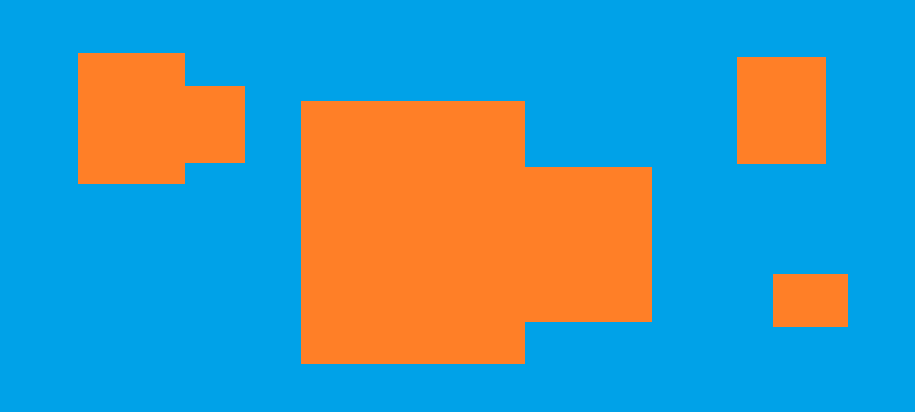
//> input picture mlghw.png, 915 x 412 px
$ ./main mlghw.png   (built with g++ and OpenCV 4)
//> lines starting //> are read from the running program, lines starting //| are printed output that depends on the picture; after the words box and inside, x2 and y2 are one past the last pixel; in counts of white or black regions, pixels touching at a corner belong together
#include <opencv2/opencv.hpp>
#include <iostream>
using namespace cv;

int main(int argc, char* argv[]) {
  std::string fileLocation = argv[1];
  Mat img_rgb = imread(fileLocation);
//> img_rgb is the input picture: 412 rows x 915 cols, CV_8UC3; mean B, G, R 175.3, 151.7, 74.9

  Mat img_hsv;
  cvtColor(img_rgb, img_hsv, CV_BGR2HSV);
//> img_hsv: 412 rows x 915 cols, CV_8UC3; mean H, S, V 73.4, 243.5, 238.8
  std::vector<cv::Mat> channels;
  split(img_hsv, channels);
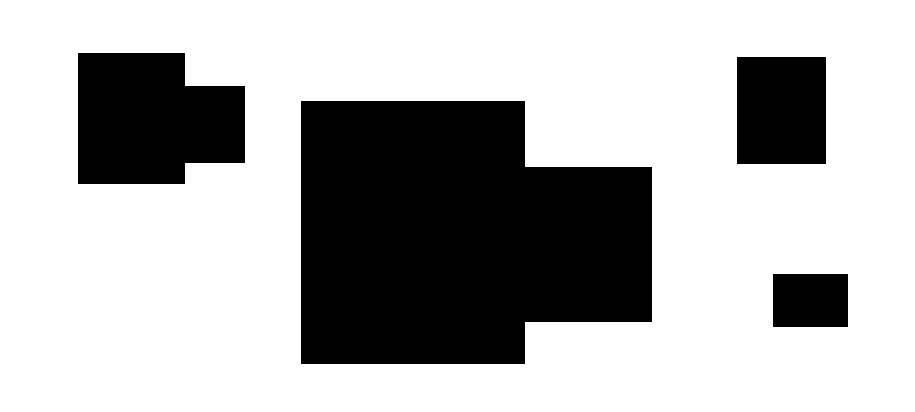
//> channels[0]: 412 rows x 915 cols, CV_8UC1; values 12 (black) and 99 (white), 70.6% white; 4 black regions, box (x1, y1, x2, y2) and area: (301, 101, 652, 364) 78597, (78, 53, 245, 184) 18637, (737, 57, 826, 164) 9523, (773, 274, 848, 327) 3975

  Mat hueOrig = channels.at(0).clone();
  Mat threshLower, threshUpper;
  Mat result;

  threshold(hueOrig, threshLower, 0, 255, CV_THRESH_BINARY);
//> threshLower: 412 rows x 915 cols, CV_8UC1; every value is 255
  threshold(hueOrig, threshUpper, 50, 255, CV_THRESH_BINARY_INV);

  result = threshLower & threshUpper;
  imshow("Hue", result);

  Mat edges;
  std::vector<std::vector<Point> > contours;

  Canny(result, edges, 0, 25, 3, false);
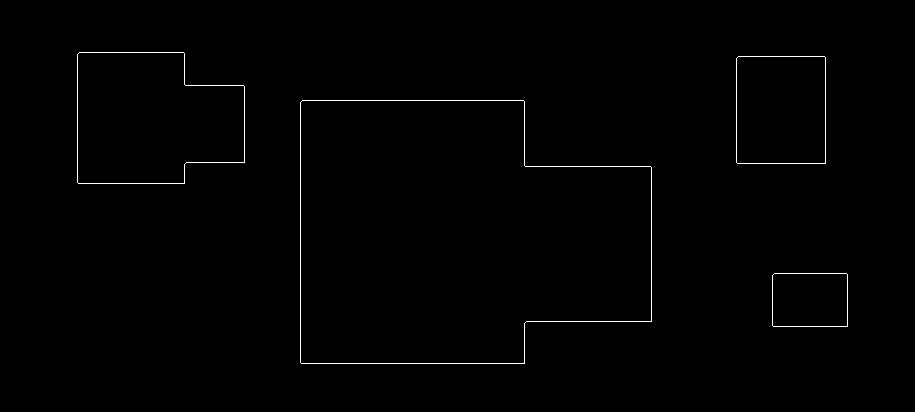
//> edges: 412 rows x 915 cols, CV_8UC1; 0.65% white in thin lines or dots, all inside (x1, y1, x2, y2) = (77, 52, 848, 364)

  imshow("Cannied", edges);

  cv::findContours(edges, contours, CV_RETR_LIST, CV_CHAIN_APPROX_SIMPLE, Point(0, 0));
//> contours = 8 contours; box (x1, y1, x2, y2) and area: (300, 100, 652, 364) 78596, (300, 100, 652, 364) 78595, (77, 52, 245, 184) 18636, (77, 52, 245, 184) 18635, (736, 56, 826, 164) 9520, (736, 56, 826, 164) 9520, (772, 273, 848, 327) 3972, (772, 273, 848, 327) 3972

  std::vector<Point> approxContour;

  for(int i = 0; i < contours.size(); i++) {

    approxPolyDP(contours[i], approxContour, cv::arcLength(cv::Mat(contours.at(i)), true) * 0.02, true);

    if (approxContour.size() == 8 && (cv::contourArea(approxContour, false) > 20000)) {

      cv::drawContours(img_rgb, contours, i , Scalar(255,0,0), 5);

      std::cout << cv::contourArea(approxContour, false);

      imshow("Drawn", img_rgb);
    }
  }
//> this loop made 8 passes
//| 7812578208
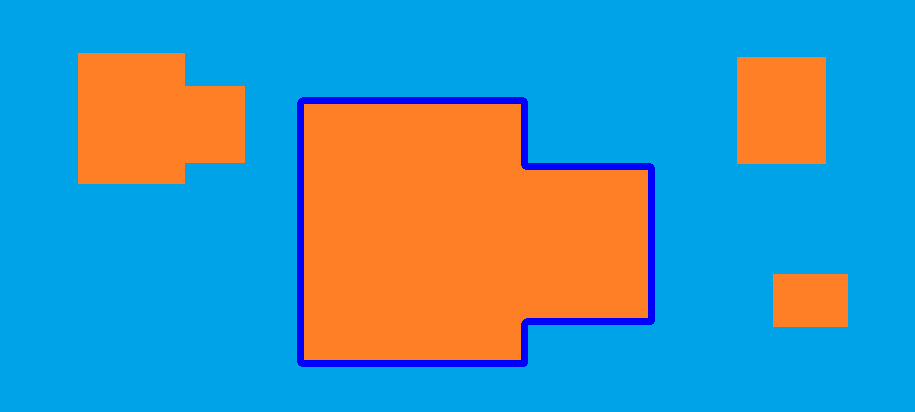
//> img_rgb: 412 rows x 915 cols, CV_8UC3; 2.26% of pixels changed, all inside (x1, y1, x2, y2) = (297, 97, 655, 367)
//> after the loop, approxContour = 8 Points (x, y): [77, 54], [78, 183], [184, 183], [186, 162], [244, 162], [243, 85], [185, 85], [183, 52]
  waitKey(0);

}
